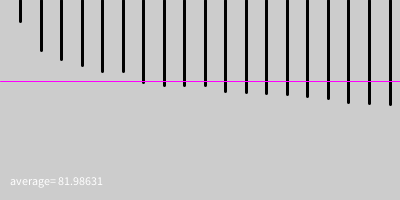
Frame 1 (no input)
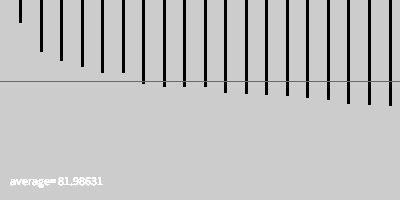
Frame 60 (the mouse pressed at the canvas centre just before this capture)
Frame 120 (the mouse held since frame 60 and released just before this capture): identical to frame 60, image omitted

The Processing sketch that drew these frames (run headless with seeded random() and noise(); from frame 60 on, the mouse is pressed at the canvas centre):

// Processing sketch: processing_76381
// ── processing_76381.pde

// average = 81.98631

float scores[] = {
  21.43, 50.00, 59.52, 65.48, 71.43, 71.43, 82.74, 85.71, 
  85.71, 85.71, 91.67, 92.86, 93.45, 94.64, 96.43, 98.81, 
  102.98, 103.57, 104.17
};

float numScores = scores.length;
float border = 5;



void setup() {
  size(400, 200);
  smooth();
}

void draw() {
  strokeWeight(3);
  drawScores();
  drawAverages();
  fill(255);
  String s = "average= " + findAverage();
  text(s, 10, height-15);
}

void drawScores() {
  stroke(0);
  float xStep = (width-border*2)/numScores;
  for (int i=0; i< scores.length; i++) {
    line((i+1)*xStep, 0, (i+1)*xStep, scores[i]);
  }
}

void drawAverages() {
  float yPos = findAverage();
  strokeWeight(1);
  stroke(255, 0, 255);
  line(0, yPos, width, yPos);
}

float findAverage() {
  float sum = 0;
  for (int i=0; i< scores.length; i++) {
    sum += scores[i];
  }

  return sum/numScores;
}

void drawAverage() {
}
